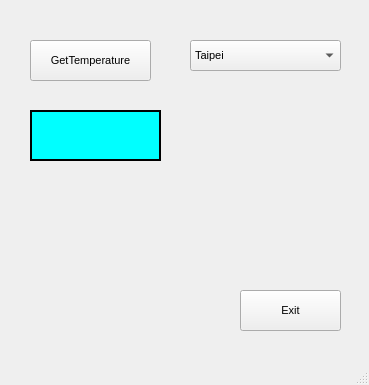
<?xml version="1.0" encoding="UTF-8"?>
<ui version="4.0">
 <class>MainWindow</class>
 <widget class="QMainWindow" name="MainWindow">
  <property name="geometry">
   <rect>
    <x>0</x>
    <y>0</y>
    <width>369</width>
    <height>385</height>
   </rect>
  </property>
  <property name="font">
   <font>
    <pointsize>8</pointsize>
   </font>
  </property>
  <property name="windowTitle">
   <string>MainWindow</string>
  </property>
  <widget class="QWidget" name="centralwidget">
   <widget class="QComboBox" name="comboBox">
    <property name="geometry">
     <rect>
      <x>190</x>
      <y>40</y>
      <width>151</width>
      <height>31</height>
     </rect>
    </property>
    <item>
     <property name="text">
      <string>Taipei</string>
     </property>
    </item>
    <item>
     <property name="text">
      <string>Chicago</string>
     </property>
    </item>
    <item>
     <property name="text">
      <string>Shanghai</string>
     </property>
    </item>
    <item>
     <property name="text">
      <string>Harbin</string>
     </property>
    </item>
    <item>
     <property name="text">
      <string>Austin</string>
     </property>
    </item>
   </widget>
   <widget class="QLabel" name="label">
    <property name="geometry">
     <rect>
      <x>30</x>
      <y>110</y>
      <width>131</width>
      <height>51</height>
     </rect>
    </property>
    <property name="minimumSize">
     <size>
      <width>0</width>
      <height>51</height>
     </size>
    </property>
    <property name="styleSheet">
     <string notr="true">background-color: rgb(0, 255, 255);</string>
    </property>
    <property name="frameShape">
     <enum>QFrame::Box</enum>
    </property>
    <property name="lineWidth">
     <number>2</number>
    </property>
    <property name="text">
     <string>&lt;html&gt;&lt;head/&gt;&lt;body&gt;&lt;p&gt;&lt;br/&gt;&lt;/p&gt;&lt;/body&gt;&lt;/html&gt;</string>
    </property>
    <property name="textFormat">
     <enum>Qt::RichText</enum>
    </property>
    <property name="alignment">
     <set>Qt::AlignCenter</set>
    </property>
    <property name="wordWrap">
     <bool>false</bool>
    </property>
    <property name="textInteractionFlags">
     <set>Qt::LinksAccessibleByMouse</set>
    </property>
   </widget>
   <widget class="QPushButton" name="pushButton">
    <property name="geometry">
     <rect>
      <x>240</x>
      <y>290</y>
      <width>101</width>
      <height>41</height>
     </rect>
    </property>
    <property name="text">
     <string>Exit</string>
    </property>
   </widget>
   <widget class="QPushButton" name="pushButton_2">
    <property name="geometry">
     <rect>
      <x>30</x>
      <y>40</y>
      <width>121</width>
      <height>41</height>
     </rect>
    </property>
    <property name="text">
     <string>GetTemperature</string>
    </property>
   </widget>
   <zorder>label</zorder>
   <zorder>comboBox</zorder>
   <zorder>pushButton</zorder>
   <zorder>pushButton_2</zorder>
  </widget>
  <widget class="QMenuBar" name="menubar">
   <property name="geometry">
    <rect>
     <x>0</x>
     <y>0</y>
     <width>369</width>
     <height>19</height>
    </rect>
   </property>
  </widget>
  <widget class="QStatusBar" name="statusbar"/>
 </widget>
 <resources/>
 <connections>
  <connection>
   <sender>pushButton_2</sender>
   <signal>clicked()</signal>
   <receiver>MainWindow</receiver>
   <slot>slot1()</slot>
   <hints>
    <hint type="sourcelabel">
     <x>102</x>
     <y>75</y>
    </hint>
    <hint type="destinationlabel">
     <x>142</x>
     <y>239</y>
    </hint>
   </hints>
  </connection>
  <connection>
   <sender>pushButton</sender>
   <signal>clicked()</signal>
   <receiver>MainWindow</receiver>
   <slot>quit1()</slot>
   <hints>
    <hint type="sourcelabel">
     <x>272</x>
     <y>329</y>
    </hint>
    <hint type="destinationlabel">
     <x>149</x>
     <y>342</y>
    </hint>
   </hints>
  </connection>
 </connections>
 <slots>
  <slot>slot1()</slot>
  <slot>quit1()</slot>
 </slots>
</ui>
